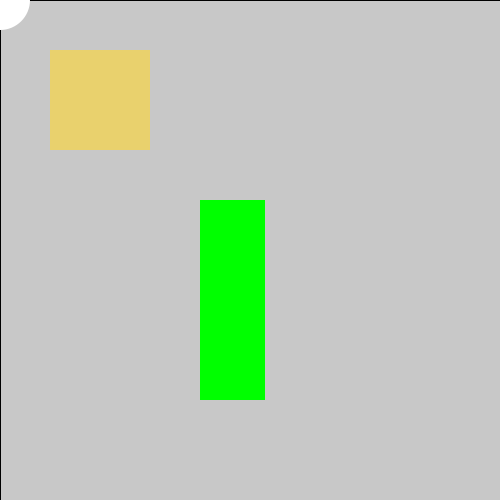
Frame 1 (no input)
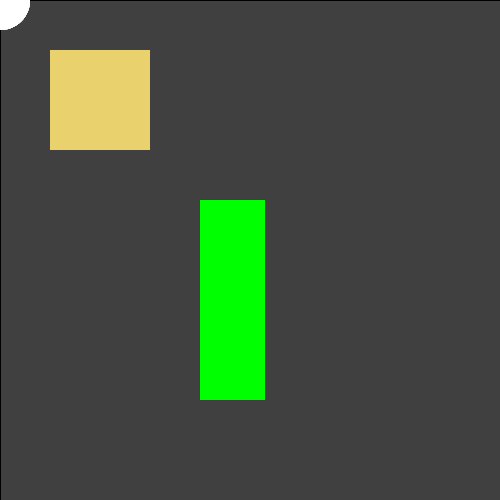
Frame 60 (the mouse pressed at the canvas centre just before this capture)
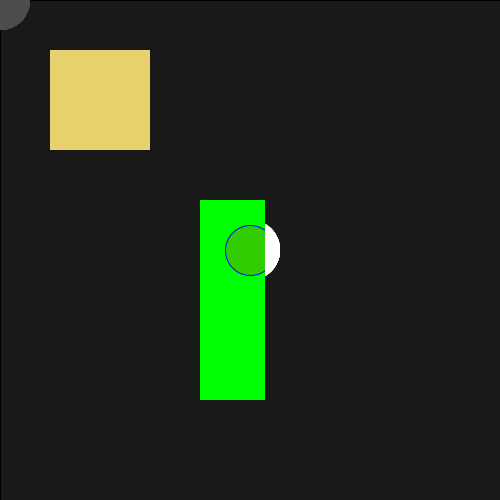
Frame 120 (the mouse held since frame 60 and released just before this capture)

The Processing sketch that drew these frames (run headless with seeded random() and noise(); from frame 60 on, the mouse is pressed at the canvas centre):

// Processing sketch: pGraphics
// ── pGraphics.pde
PGraphics pg;
PGraphics pg2;

void setup() {
  size(500,500);
  pg = createGraphics(100, 100);
  pg2 = createGraphics(65, 200);
}

void draw() {
  fill(0,5);
  rect(0,0,width, height);
  fill(255);
  noStroke();
  ellipse(mouseX, mouseY, 60,60);
  
  pg.beginDraw();
  pg.background(233, 209, 109);
  pg.noFill();
  pg.stroke(255);
  pg.ellipse(mouseX-50, mouseY-50, 60, 60);
  pg.endDraw();
  image(pg, 50,50);
  
  pg2.beginDraw();
  pg2.background(0,255,0);
  pg2.fill(255,0,0,50);
  pg2.stroke(0,0,255);
  pg2.ellipse(mouseX-200,mouseY-200,50,50);
  pg2.endDraw();
  image(pg2, 200,200);
}
